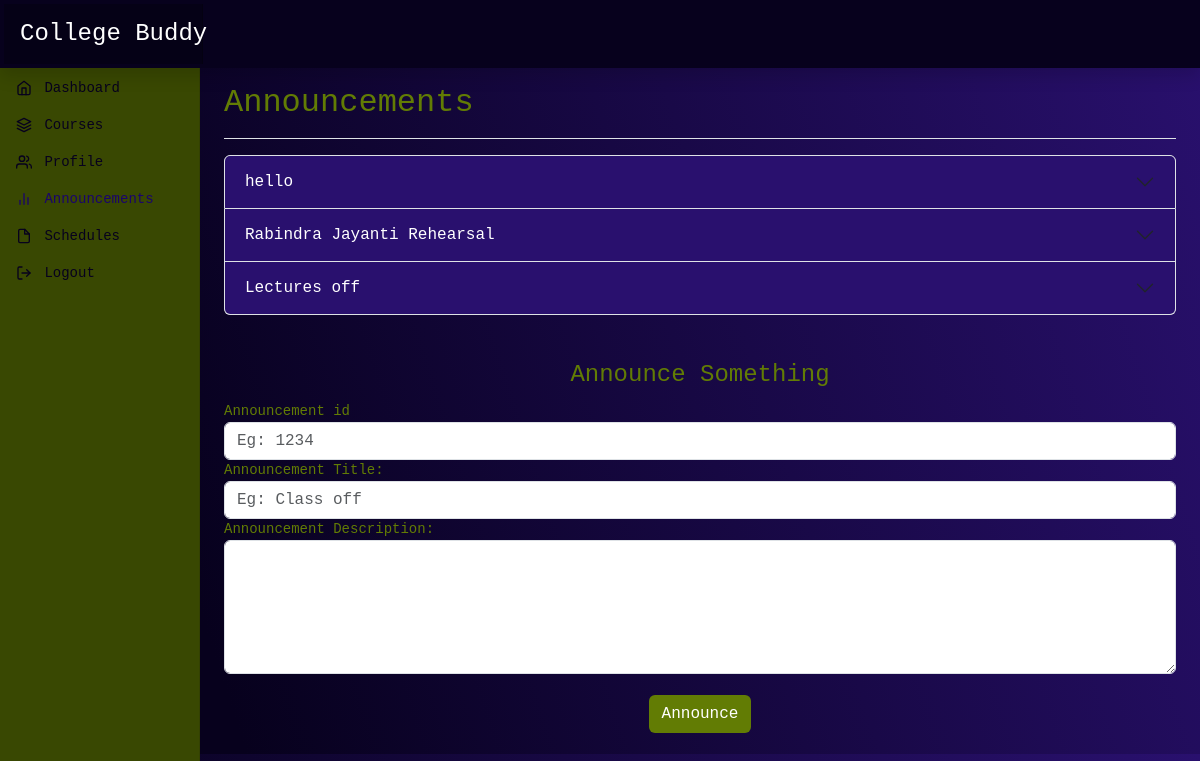
Screenshot of /announcement (signed in) with the database file from the repository.
### dashboard/models.py (models this page shows)
class Announcement(models.Model):
    department = models.ForeignKey(Department, on_delete=models.CASCADE)
    id= models.IntegerField(primary_key=True)
    announcement_title = models.CharField(max_length=100)
    announcement_body = models.TextField()
    date_published = models.DateField(auto_now_add=True)

### dashboard/views.py (the view)
# urls.py: path('announcement', views.announcement,name='announcement'),
@login_required(login_url="login")
def announcement(request):
    is_admin=False
    if request.user.is_authenticated and request.user.groups.filter(name='Student').exists():
        student = Student.objects.get(roll_no=request.user)
        announcements = Announcement.objects.filter(department=student.stream.department)
        is_student = True
    elif request.user.is_authenticated and request.user.groups.filter(name='Professor').exists():
        professor = Professor.objects.get(professor_id=request.user)
        announcements = Announcement.objects.filter(department=professor.department)
        is_student = False
    elif request.user.is_authenticated:
       announcements = Announcement.objects.all
       is_admin=True
       is_student = False
    else:
        return redirect('login')
    context = {
        'announcements': announcements,
        'is_student': is_student,
    }
    if not is_student:
        if request.method == 'POST':
            if is_admin:
                new_announcement= Announcement.objects.create(department=Department.objects.get(name="Admin"),id=request.POST['a_id'],announcement_title=request.POST['a_title'],announcement_body=request.POST['a_body'])
                new_announcement.save()
            else:
                new_announcement= Announcement.objects.create(department=professor.department,id=request.POST['a_id'],announcement_title=request.POST['a_title'],announcement_body=request.POST['a_body'])
                new_announcement.save()
    return render(request,'announcements.html',context)

### dashboard/models.py (called while the page is built)
    def __str__(self):
        return self.name

### templates/announcements.html (shortened to what this page needs)
{% extends 'base.html' %}
{% block announcements %}active{% endblock announcements  %}
{% block header%}Announcements{% endblock header %}
{% block body %}
<div class="accordion" id="announcementsAccordion">
    {% for announcement in announcements %}
    <div class="accordion-item">
      <h2 class="accordion-header ">
        <button class="accordion-button collapsed bg-accordion text-white" type="button" data-bs-toggle="collapse" data-bs-target="#collapse{{ announcement.id }}" aria-expanded="false" aria-controls="collapse{{ announcement.id }}">
          {{ announcement.announcement_title }}
        </button>
      </h2>
    </div>
    {% endfor %}
  </div>
  <br><br>
  {% if not is_student %}
  <form method="POST" action="announcement">
    <fieldset>
      <legend class="text-center">Announce Something</legend>
    <div class="form-group">
      <label for="a_id">Announcement id</label>
      <input type="text" class="form-control" id="a_id" name="a_id" placeholder="Eg: 1234 " required>
    </div>
    <div class="form-group">
      <label for="a_title">Announcement Title:</label>
      <input type="text" class="form-control" id="a_title" name="a_title" placeholder="Eg: Class off" required>
    </div>
    <div class="form-group">
      <label for="a_body">Announcement Description:</label>
      <textarea class="form-control" id="a_body" name="a_body" rows="5" required></textarea>
    </div>
    <br>
    <center><button type="submit" class="btn btn-send" >Announce</button></center>
    <br>
  </fieldset>
  </form>
  {% endif %}
{% endblock body %}

### static/dashboard.css (style rules this page uses)
body { font-size: .875rem; background-image: linear-gradient(72deg, #07011d 17%, #29106e 100%); color: #627C04; font-family: monospace; }
.btn-send { background-color:#627C04; font-family: monospace; color:white; }
.bg-accordion { background-color: #29106e !important; }

### rows the page displays
Announcement: announcement_title "hello"
Announcement: announcement_title "Rabindra Jayanti Rehearsal"
Announcement: announcement_title "Lectures off"
